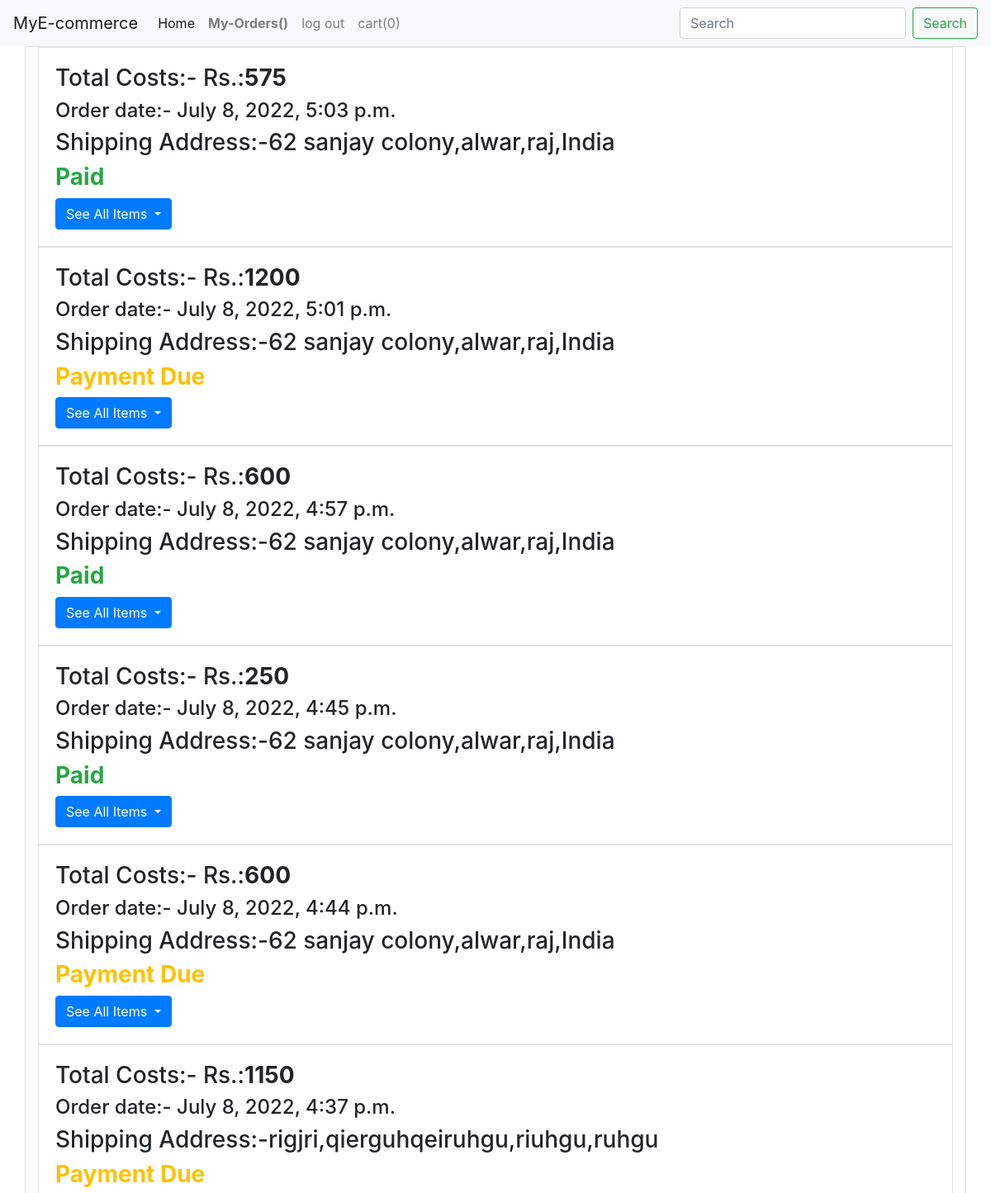
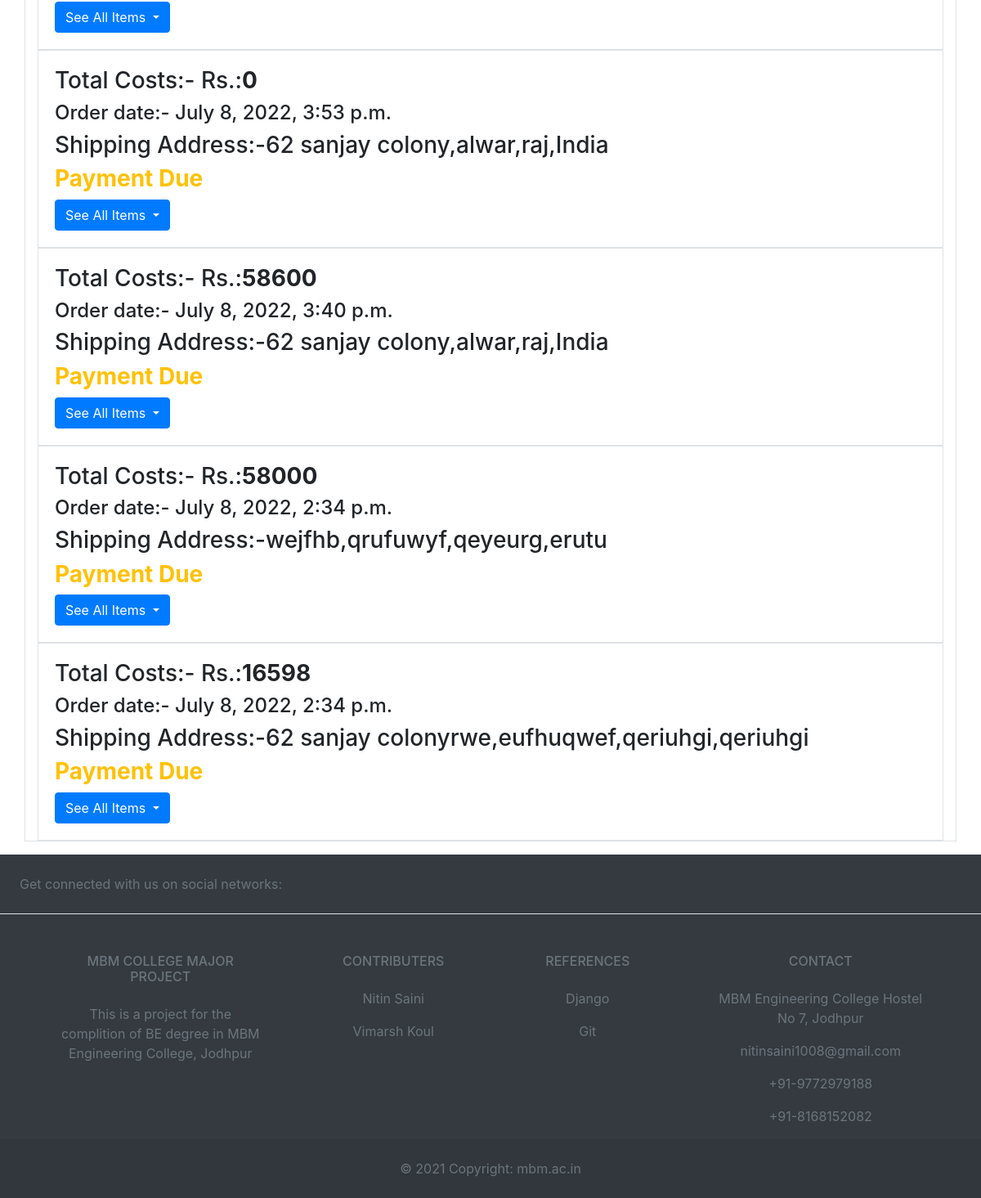
Screenshot of /account (signed in) with the database file from the repository (2 pictures, top to bottom).
### pro/models.py (models this page shows)
class allorder(models.Model):
	name=models.ForeignKey(User,on_delete=models.CASCADE)
	cost=models.IntegerField(default=0)
	datetime=models.DateTimeField(auto_now_add=True)
	address=models.CharField(max_length=1000)
	item=models.ManyToManyField(order_count, blank=True, null=True)
	mobile = models.CharField(max_length=20, blank=True, null=True)
	paid = models.BooleanField(default=False)

### pro/views.py (the view)
# urls.py: path('account',views.account,name='account'),
@login_required
def account(request):
	l = 0
	if(request.user.is_authenticated):
		l=cart.objects.get(name=request.user).item.count()
	d=allorder.objects.filter(name=request.user).order_by('-datetime')
	return render(request,'account.html',{'d':d, "l": l})

### templates/account.html (shortened to what this page needs)
{% load static %}
<!doctype html>
<html lang="en">
  <head>
    <link rel="stylesheet" href="https://cdn.jsdelivr.net/npm/bootstrap@4.5.3/dist/css/bootstrap.min.css">
  </head>
  <body class="d-flex flex-column min-vh-100">
   	<nav class="navbar navbar-expand-lg navbar-light bg-light">
  <a class="navbar-brand" href="/">MyE-commerce</a>
  <div class="collapse navbar-collapse" id="navbarSupportedContent">
    <ul class="navbar-nav mr-auto">
      <li class="nav-item active">
        <a class="nav-link" href="/">Home <span class="sr-only">(current)</span></a>
      </li>
      {% if user.is_authenticated %}
      <li class="nav-item">
        <a class="nav-link font-weight-bold" href="/account">My-Orders({{user.first_name}})</a>
      </li>
      <li class="nav-item dropdown">
        <a class="nav-link" href="log_out">log out</a>
      </li>
      <li class="nav-item dropdown">
        <a class="nav-link" href="my_cart">cart({{l}})</a>
      </li>
      {% endif %}
    </ul>
    <form action="search_name" class="form-inline my-2 my-lg-0">
      <input name="search" class="form-control mr-sm-2" type="search" placeholder="Search" aria-label="Search">
      <button class="btn btn-outline-success my-2 my-sm-0" type="submit">Search</button>
    </form>
  </div>
</nav>
<ul class="list-unstyled">
	<div class="container border">
    {% if d.count == 0 %}
    <div>
      <h2 style="text-align: center;">No Order history</h2>
    </div>
    {% else %}
		{% for i in d %}
		<div class="card-body border container">
        	<h3 class="card-text">Total Costs:- Rs.:<b>{{i.cost}}</b></h3>
        	<h4 class="card-text">Order date:- {{i.datetime}}</h4>
        	<h3 class="card-text">Shipping Address:-{{i.address}}</h3>
          {% if i.paid %}
            <h3 class="card-text text-success"><b>Paid</b></h3>
          {% else %}
            <h3 class="card-text text-warning"><b>Payment Due</b></h3>
          {% endif %}
          <button type="button" class="btn btn-primary dropdown-toggle" data-toggle="dropdown">
            See All Items
          </button>
          </div>
		{% endfor %}
    {% endif %}
</div>
</ul>
{% include 'footer.html' %}
  </body>
</html>

### rows the page displays
allorder: cost "575", datetime "July 8, 2022, 5:03 p.m.", address "62 sanjay colony,alwar,raj,India", paid "Paid"
allorder: cost "1200", datetime "July 8, 2022, 5:01 p.m.", address "62 sanjay colony,alwar,raj,India", paid "Payment Due"
allorder: cost "600", datetime "July 8, 2022, 4:57 p.m.", address "62 sanjay colony,alwar,raj,India", paid "Paid"
allorder: cost "250", datetime "July 8, 2022, 4:45 p.m.", address "62 sanjay colony,alwar,raj,India", paid "Paid"
allorder: cost "600", datetime "July 8, 2022, 4:44 p.m.", address "62 sanjay colony,alwar,raj,India", paid "Payment Due"
allorder: cost "1150", datetime "July 8, 2022, 4:37 p.m.", address "rigjri,qierguhqeiruhgu,riuhgu,ruhgu", paid "Payment Due"
allorder: cost "0", datetime "July 8, 2022, 3:53 p.m.", address "62 sanjay colony,alwar,raj,India", paid "Payment Due"
allorder: cost "58600", datetime "July 8, 2022, 3:40 p.m.", address "62 sanjay colony,alwar,raj,India", paid "Payment Due"
allorder: cost "58000", datetime "July 8, 2022, 2:34 p.m.", address "wejfhb,qrufuwyf,qeyeurg,erutu", paid "Payment Due"
allorder: cost "16598", datetime "July 8, 2022, 2:34 p.m.", address "62 sanjay colonyrwe,eufhuqwef,qeriuhgi,qeriuhgi", paid "Payment Due"

### other values shown
{{ l }} "0"
